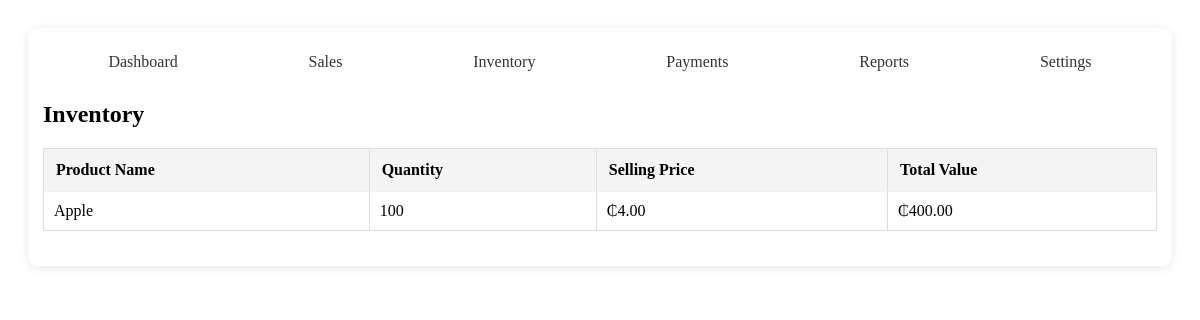
Before: /inventory (signed in) with the older database file.
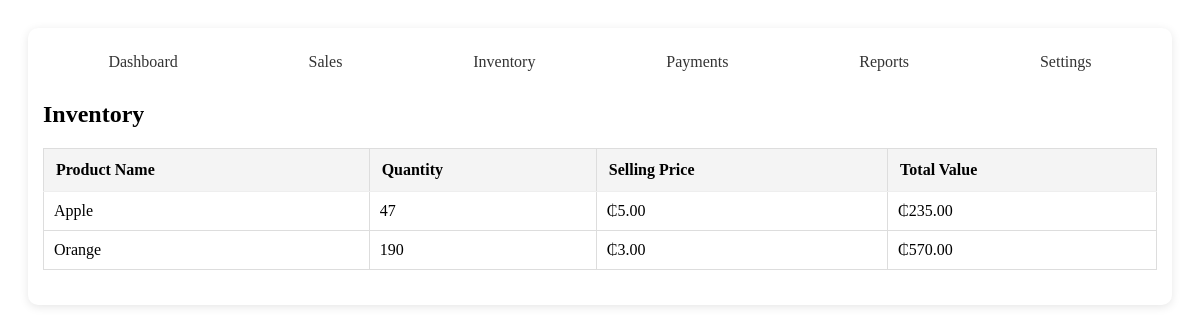
After: the same page with the newer database file.
### models/product.py (models this page shows, shortened)
class Product(db.Model):
    __tablename__ = 'products'
    id = db.Column(db.Integer, primary_key=True)
    name = db.Column(db.String(100), nullable=False, unique=True)  # Added unique constraint
    quantity = db.Column(db.Integer, default=0)
    cost_price = db.Column(db.Float, nullable=False)
    selling_price = db.Column(db.Float, nullable=False)
    profit_margin = db.Column(db.Float)
    min_stock_level = db.Column(db.Integer, default=10)
    created_at = db.Column(db.DateTime, default=datetime.utcnow)  # Renamed from created_at
    updated_at = db.Column(db.DateTime, default=datetime.utcnow, onupdate=datetime.utcnow)
    price = db.Column(db.Float)
    user_id = db.Column(db.Integer, db.ForeignKey('users.id'), nullable=False)
    sales = db.relationship('Sale', backref='product', lazy=True, cascade='all, delete-orphan')
    payments = db.relationship('Payment', backref='product', lazy=True)
    costs = db.relationship('ProductCost', backref='product', lazy=True)
    class ProductCost(db.Model):
        __tablename__ = 'product_costs'
        id = db.Column(db.Integer, primary_key=True)
        product_id = db.Column(db.Integer, db.ForeignKey('products.id'), nullable=False)
        cost_type = db.Column(db.String(50), nullable=False)  # e.g., 'purchase', 'transport', 'storage'
        amount = db.Column(db.Float, nullable=False)
        description = db.Column(db.String(200))
        date = db.Column(db.DateTime, default=datetime.utcnow)
        user_id = db.Column(db.Integer, db.ForeignKey('users.id'), nullable=False)

### app.py (the view)
@app.route('/inventory')
@login_required
def inventory():
    page = request.args.get('page', 1, type=int)
    per_page = 10
    products_query = Product.query.filter_by(user_id=current_user.id)
    pagination = products_query.paginate(page=page, per_page=per_page, error_out=False)
    return render_template(
        'inventory.html',
        products=pagination.items,
        pagination=pagination
    )

### app.py (called while the page is built)
@app.before_request
def load_user():
    if 'user_id' in session:
        g.user = db.session.get(User, session['user_id'])

@login_manager.user_loader
def load_user(user_id):
    return User.query.get(int(user_id))  # assuming you're using SQLAlchemy and User has an id

@app.template_filter('currency')
def currency_format(value):
    return f"₵{float(value):,.2f}"

@app.context_processor
def inject_user():
    return dict(current_user=current_user)

### templates/inventory.html (shortened to what this page needs)
<!DOCTYPE html>
<html lang="en">
<head>
</head>
<body>
    <div class="inventory-container">
    <div class="nav-bar">
      <div class="nav-links">
        <a href="{{ url_for('dashboard') }}" class="nav-link">Dashboard</a>
        <a href="{{ url_for('sales') }}" class="nav-link">Sales</a>
        <a href="{{ url_for('inventory') }}" class="nav-link">Inventory</a>
        <a href="{{ url_for('payments') }}" class="nav-link">Payments</a>
        <a href="{{ url_for('reports') }}" class="nav-link">Reports</a>
        <a href="{{ url_for('settings') }}" class="nav-link">Settings</a>
      </div>
  <h2>Inventory</h2>
  <table class="inventory-table">
    <thead>
      <tr>
        <th>Product Name</th>
        <th>Quantity</th>
        <th>Selling Price</th>
        <th>Total Value</th>
      </tr>
    </thead>
    <tbody>
      {% if products %}
        {% for product in products %}
          <tr>
            <td>{{ product.name }}</td>
            <td>{{ product.quantity }}</td>
            <td>{{ product.selling_price | currency }}</td>
            <td>{{ (product.quantity * product.selling_price) | currency }}</td>
          </tr>
        {% endfor %}
      {% else %}
        <tr><td colspan="5" style="text-align: center; color: #888;">No products available.</td></tr>
      {% endif %}
    </tbody>
  </table>
</body>
</html>

Changed rows visible on the page:
changed Product "Apple": quantity "100" → "47"; selling_price "₵4.00" → "₵5.00"; (product.quantity*product.selling_price)|currency "₵400.00" → "₵235.00"
added Product: name "Orange", quantity "190", selling_price "₵3.00", (product.quantity*product.selling_price)|currency "₵570.00"
